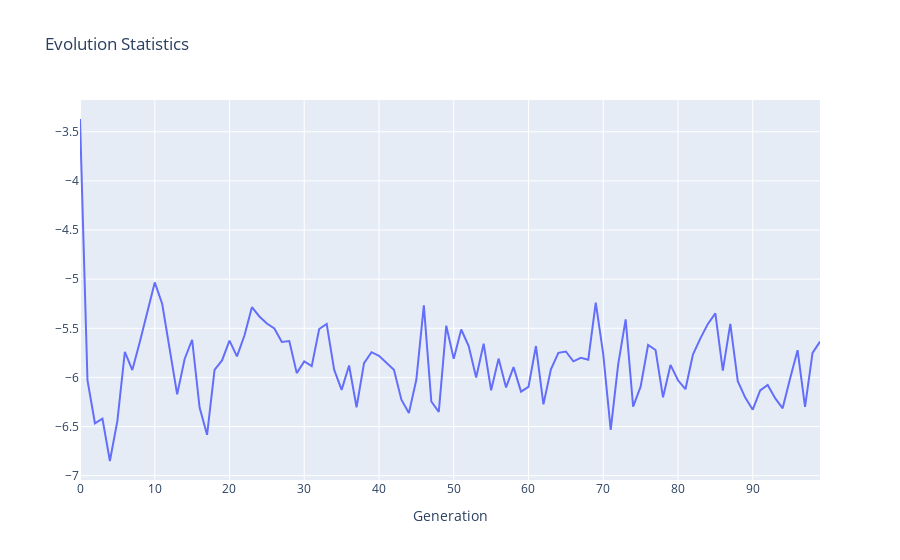

Notebook cell for this chart:
### Code cell
age_mean = org_loc[[
    'generation', 'age'
]].groupby('generation').mean()
age_max = org_loc[['generation', 'age'
                          ]].groupby('generation').max()
energy_mean = org_loc[['generation', 'energy']].groupby('generation').mean()

x = np.arange(len(age_max))

age_avg = go.Scatter(
    x=x,
    y=age_mean['age'],
    name=f'Age Average',
    mode='lines',
    legendgroup='Age',
)

age_max = go.Scatter(x=x,
                    y=age_max['age'],
                    name=f'Age Max',
                    mode='lines',
                    legendgroup='Age')

energy_mean = go.Scatter(x=x,
                    y=energy_mean['energy'],
                    name=f'Energy Average',
                    mode='lines',
                    legendgroup='Energy')

layout = go.Layout(title='Evolution Statistics',
                   xaxis=dict(title='Generation'))

fig = go.Figure(data=[energy_mean], layout=layout)
# fig = go.Figure(data=[age_avg, age_max, energy_mean], layout=layout)

fig.show()

### Figure 1 — Plotly figure (JSON) as saved in the notebook; plotly's stock layout.template omitted (floating-point values rounded to 4 significant figures)
{"data": [{"legendgroup": "Energy", "mode": "lines", "name": "Energy Average", "type": "scatter", "x": [0, 1, 2, 3, 4, 5, 6, 7, 8, 9, 10, 11, 12, 13, 14, 15, 16, 17, 18, 19, 20, 21, 22, 23, 24, 25, 26, 27, 28, 29, 30, 31, 32, 33, 34, 35, 36, 37, 38, 39, 40, 41, 42, 43, 44, 45, 46, 47, 48, 49, 50, 51, 52, 53, 54, 55, 56, 57, 58, 59, 60, 61, 62, 63, 64, 65, 66, 67, 68, 69, 70, 71, 72, 73, 74, 75, 76, 77, 78, 79, 80, 81, 82, 83, 84, 85, 86, 87, 88, 89, 90, 91, 92, 93, 94, 95, 96, 97, 98, 99], "y": [-3.37, -6.028, -6.466, -6.419, -6.85, -6.442, -5.739, -5.925, -5.638, -5.322, -5.033, -5.253, -5.715, -6.173, -5.812, -5.617, -6.306, -6.583, -5.923, -5.827, -5.625, -5.786, -5.574, -5.285, -5.38, -5.452, -5.502, -5.638, -5.63, -5.956, -5.838, -5.886, -5.507, -5.455, -5.921, -6.127, -5.878, -6.303, -5.854, -5.743, -5.78, -5.851, -5.921, -6.226, -6.363, -6.021, -5.267, -6.245, -6.35, -5.473, -5.811, -5.512, -5.681, -6.001, -5.657, -6.13, -5.809, -6.102, -5.895, -6.144, -6.096, -5.681, -6.274, -5.918, -5.749, -5.736, -5.836, -5.801, -5.819, -5.239, -5.763, -6.533, -5.866, -5.409, -6.297, -6.094, -5.67, -5.721, -6.202, -5.873, -6.029, -6.119, -5.767, -5.603, -5.455, -5.347, -5.931, -5.455, -6.039, -6.206, -6.328, -6.131, -6.077, -6.211, -6.314, -6.01, -5.723, -6.3, -5.75, -5.635]}], "layout": {"title": {"text": "Evolution Statistics"}, "xaxis": {"title": {"text": "Generation"}}}}
